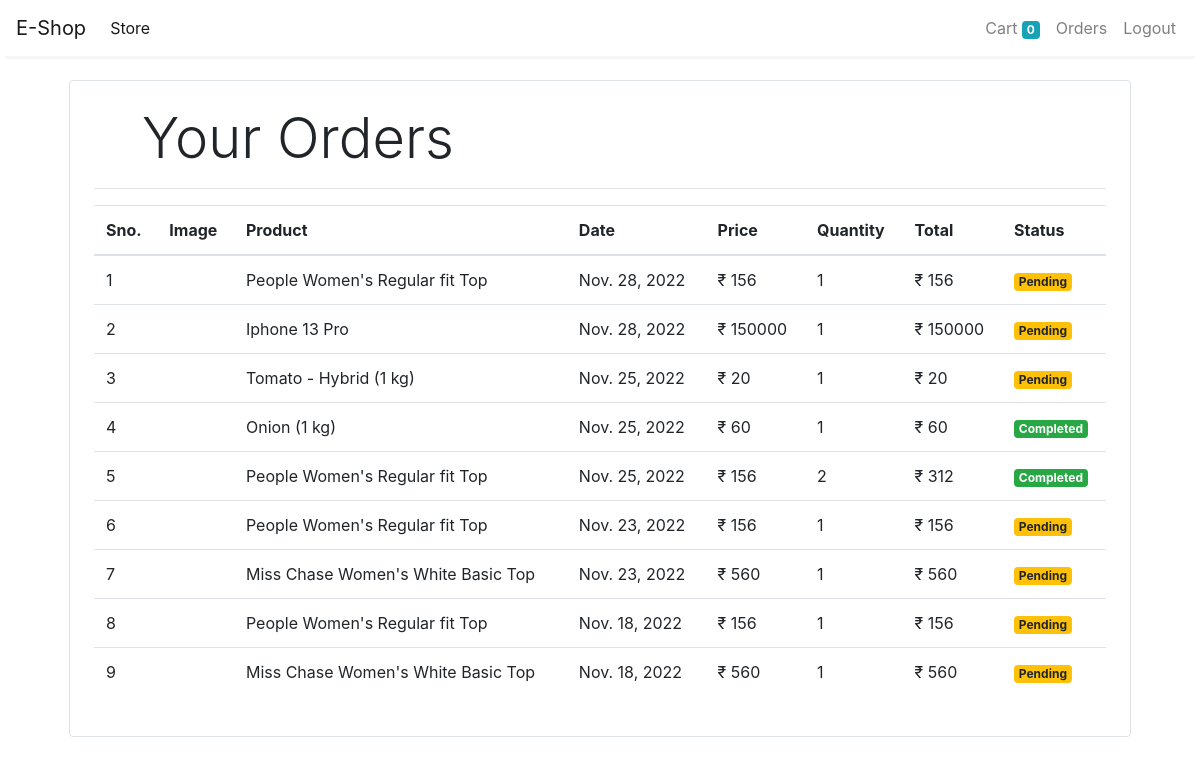
/orders (signed in), run on the app's committed database.
### store/models/orders.py (models this page shows, shortened)
class Order(models.Model):
    product = models.ForeignKey(Product,
                                on_delete=models.CASCADE, default=0)
    customer = models.ForeignKey(Customer,
                                 on_delete=models.CASCADE, default=0)
    quantity = models.IntegerField(default=1)
    price = models.IntegerField()
    address = models.CharField(max_length=50, default='', blank=True)
    phone = models.CharField(max_length=50, default='', blank=True)
    date = models.DateField(default=datetime.datetime.today)
    status = models.BooleanField(default=False)
    @staticmethod
    def get_orders_by_customer(customer_id):
        return Order.objects.filter(customer=customer_id).order_by('-date')

### store/models/product.py (models this page shows, shortened)
class Product(models.Model):
    name = models.CharField(max_length=50)
    price = models.IntegerField(default=0)
    category = models.ForeignKey(Category, on_delete=models.CASCADE, default=1)
    description = models.CharField(
        max_length=200, default='', null=True, blank=True)
    image = models.CharField(max_length=2083)

### store/middlewares/auth.py (the view)
    def middleware(request):
        print(request.session.get('customer'))
        returnUrl = request.META['PATH_INFO']
        print(request.META['PATH_INFO'])
        if not request.session.get('customer'):
           return redirect(f'login?return_url={returnUrl}')
        response = get_response(request)
        return response

### store/templatetags/custom_filter.py (called while the page is built)
@register.filter(name='currency')
def currency(number):
    return "₹ "+str(number)

@register.filter(name='multiply')
def multiply(number , number1):
    return number * number1

### store/views/orders.py (called while the page is built)
    def get(self , request ):
        customer = request.session.get('customer')
        orders = Order.get_orders_by_customer(customer)
        print(orders)
        return render(request , 'orders.html'  , {'orders' : orders})

### store/templates/orders.html
{% extends 'base.html' %}
{% block content %}
{% load cart %}
{% load custom_filter %}
<div class="container">
   <div class="border rounded p-4 m-4">
        <p class="display-4 pl-4 ml-4">Your Orders</p>
        <hr>
        <table class="table">
            <thead>
                <tr>
                    <th>Sno.</th>
                    <th>Image</th>
                    <th>Product</th>
                    <th>Date</th>
                    <th>Price</th>
                    <th>Quantity</th>
                    <th>Total</th>
                    <th>Status</th>
                </tr>
            </thead>
            <tbody>
                {% for order in orders %}
                <tr>
                    <td>{{forloop.counter}}</td>
                    <td><img style="height: 80px;" class="rounded" src="{{order.product.image}}" alt=""></td>
                    <td>{{order.product.name}}</td>
                    <td>{{order.date}}</td>
                    <td>{{order.price|currency}}</td>
                    <td>{{order.quantity}}</td>
                    <td>{{order.quantity|multiply:order.price|currency}}</td>
                    {% if order.status %}
                    <td><small class="badge badge-success">Completed</small></td>
                    {%else%}
                    <td><small class="badge badge-warning">Pending</small></td>
                    {% endif %}
                </tr>
                {% endfor %}
            </tbody>
        </table>
   </div>
</div>
{% endblock %}

### data on the page
Order: product.name "People Women's Regular fit Top", date "Nov. 28, 2022", price "₹ 156", quantity "1", quantity|multiply "₹ 156", status "Pending"
Order: product.name "Iphone 13 Pro", date "Nov. 28, 2022", price "₹ 150000", quantity "1", quantity|multiply "₹ 150000", status "Pending"
Order: product.name "Tomato - Hybrid (1 kg)", date "Nov. 25, 2022", price "₹ 20", quantity "1", quantity|multiply "₹ 20", status "Pending"
Order: product.name "Onion (1 kg)", date "Nov. 25, 2022", price "₹ 60", quantity "1", quantity|multiply "₹ 60", status "Completed"
Order: product.name "People Women's Regular fit Top", date "Nov. 25, 2022", price "₹ 156", quantity "2", quantity|multiply "₹ 312", status "Completed"
Order: product.name "People Women's Regular fit Top", date "Nov. 23, 2022", price "₹ 156", quantity "1", quantity|multiply "₹ 156", status "Pending"
Order: product.name "Miss Chase Women's White Basic Top", date "Nov. 23, 2022", price "₹ 560", quantity "1", quantity|multiply "₹ 560", status "Pending"
Order: product.name "People Women's Regular fit Top", date "Nov. 18, 2022", price "₹ 156", quantity "1", quantity|multiply "₹ 156", status "Pending"
Order: product.name "Miss Chase Women's White Basic Top", date "Nov. 18, 2022", price "₹ 560", quantity "1", quantity|multiply "₹ 560", status "Pending"

### other printed values
{{ request.session.cart.keys|length }} "0"
